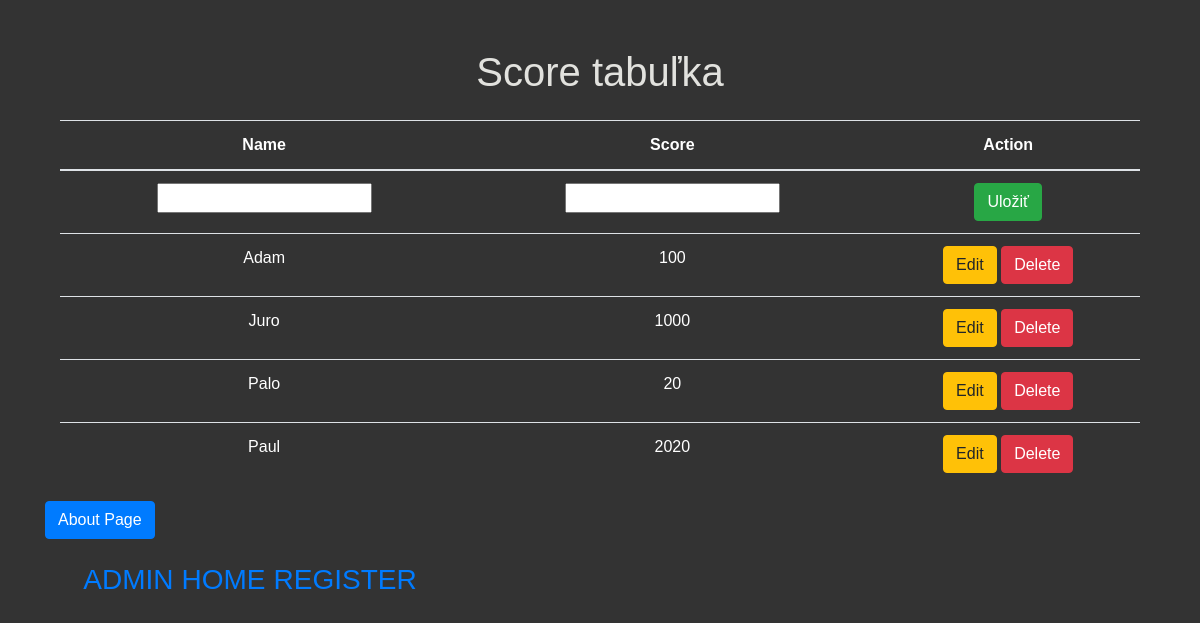
The app's page /, older data.
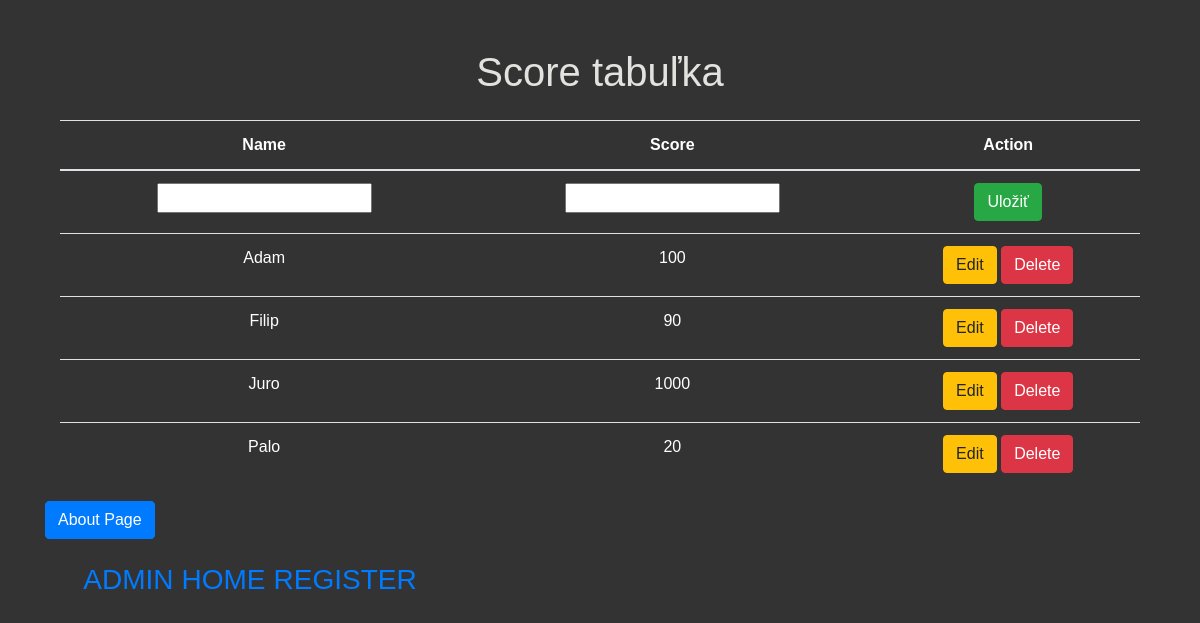
The same page, newer data.
### score/models.py (models this page shows, shortened)
class Score(models.Model):
    name = models.CharField(max_length=50)
    value = models.PositiveSmallIntegerField()
    class Meta:
        ordering = ['name']

### score/views.py (the view, shortened to what this page needs)
# urls.py: path('', views.index, name='index'),
def index(request):
    context = {}
    form = ScoreForm()
    scores = Score.objects.all()
    context['scores'] = scores
    context['title'] = 'Home'
    context['form'] = form
    return render(request, 'score/index.html', context)

### score/forms.py
class ScoreForm(forms.ModelForm):
    class Meta:
        model = Score
        fields = ['name', 'value']

### score/templates/score/index.html (shortened to what this page needs)
{% extends 'base.html' %}
{% block content %}
<div class="container text-center mt-5">
    <h1>Score tabuľka</h1>
    <form method="post" action="{% url 'index' %}">
        <table class="table mt-4">
            <thead>
                <tr>
                    <th scope="col-3" class="text-white">Name</th>
                    <th scope="col-3" class="text-white">Score</th>
                    <th scope="col-3" class="text-white">Action</th>
                </tr>
                {% if not form.instance.id %}
                    <tr>
                        {% include 'save.html' %}
                    </tr>
                {% endif %}
            </thead>
            <tbody>
                {% for score in scores %}
                    <tr>
                        {% if form.instance.id == score.id %}
                            {% include 'save.html' %}
                        {% else %}
                            <td class="text-white">{{ score.name }}</td>
                            <td class="text-white">{{ score.value }}</td>
                            <td>
                                <button class="btn btn-warning" formnovalidate name="edit" value="{{score.id}}">Edit</button>
                                <button class="btn btn-danger" formnovalidate name="delete" value="{{score.id}}">Delete</button>
                            </td>
                        {% endif %}
                    </tr>
                {% endfor %}
            </tbody>
        </table>
    </form>
</div>
    <a class="btn btn-primary" href="{% url 'about' %}">About Page</a>
</div>
{% endblock %}

### score/templates/base.html (shortened to what this page needs)
<!DOCTYPE html>
<html lang="en">
<head>
    <link rel="stylesheet" href="https://stackpath.bootstrapcdn.com/bootstrap/4.3.1/css/bootstrap.min.css">
</head>
<body>
    <div class="container">
        {% block content %}
        {% endblock %}
        <br/>
        <div class="col-5 d-flex justify-content-center">
            <div>
                <h3>
                    <a href="http://127.0.0.1:8000/admin" class="text-center mr-2"> ADMIN </a>
                </h3>
            </div>
            <div>
                <h3>
                    <a href="http://127.0.0.1:8000/" class="text-center mr-2"> HOME </a>
                </h3>
            </div>
            <div>
                <h3>
                    <a href="http://127.0.0.1:8000/register" class="text-center"> REGISTER </a>
                </h3>
            </div>
        </div>
</body>
</html>

### score/templates/save.html
{% for field in form %}
    <td>{{ field }}</td>
{% endfor %}
    <td><button class="btn btn-success" name="save" value="{{score.id}}">Uložiť</button></td>

### score/templates/base.html (style rules this page uses)
body { background-color: #333; color: rgb(226, 226, 222); font-family: 'Arial', sans-serif; }

Row changes from the older to the newer data that the page shows:
removed Score: name "Paul", value "2020", {{ score.id }} 9 (drawn)
added Score: name "Filip", value "90", {{ score.id }} 10 (drawn)
